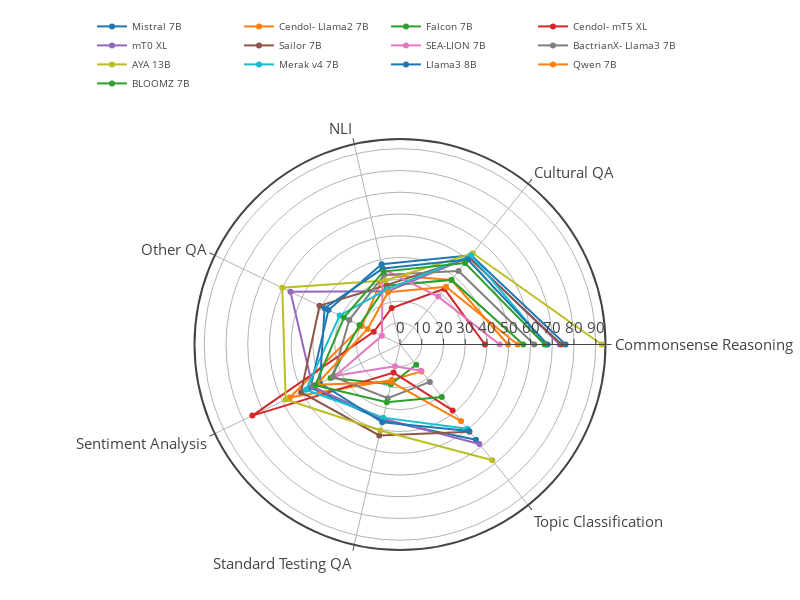

This figure's notebook cell:
### Markdown cell above
#### Per task

### Code cell
import plotly.express as px

fig = go.Figure()

for i, model in enumerate(df["model"].unique()):
    pdf = df[(df['prompt_lang'] == 'eng') & (df['model'] == model)].groupby(['prompt_lang', 'task'])[['accuracy','macro_f1_score','weighted_f1_score']].mean().reset_index()
    fig.add_trace(go.Scatterpolar(
          r=pdf['weighted_f1_score'],
          theta=pdf["task"].unique(),
          fill='none',
          # line=dict(color=px.colors.sequential.Viridis[i]),
          name=model_to_display_name[model],
    ))

# fig.update_layout(
#     template='plotly_white',
# )

fig.update_layout(
    template='none',
    width=800,
    height=600,
    margin=dict(l=50, r=50, t=50, b=50),
    font_size = 15,
    showlegend = True,
    polar = dict(
      angularaxis = dict(
        linewidth = 2,
        showline=True,
        linecolor='light gray'
      ),
      radialaxis = dict(
        side = "counterclockwise",
        showline = True,
        linewidth = 1,
        gridcolor = "light gray",
        gridwidth = 1,
      ),
    ),
    legend=dict(
        orientation="h",
        yanchor="bottom",
        y=1.1,
        xanchor="right",
        x=0.9,
        font_size=10,
    )
)

fig.write_image('../figures/nlu/weighted_f1_score_per_task.pdf')
fig.show()

### Figure 1 — Plotly figure (JSON) as saved in the notebook; plotly's stock layout.template omitted (floating-point values rounded to 4 significant figures)
{"data": [{"fill": "none", "name": "Mistral 7B", "r": [76.13, 52.49, 37.88, 36.52, 45.67, 35.77, 55.97], "theta": ["Commonsense Reasoning", "Cultural QA", "NLI", "Other QA", "Sentiment Analysis", "Standard Testing QA", "Topic Classification"], "type": "scatterpolar"}, {"fill": "none", "name": "Cendol-\nLlama2 7B", "r": [49.65, 37.91, 32.99, 19.5, 56.21, 16.74, 15.82], "theta": ["Commonsense Reasoning", "Cultural QA", "NLI", "Other QA", "Sentiment Analysis", "Standard Testing QA", "Topic Classification"], "type": "scatterpolar"}, {"fill": "none", "name": "Falcon 7B", "r": [56.67, 37.99, 27.75, 20.65, 35.45, 18.78, 11.92], "theta": ["Commonsense Reasoning", "Cultural QA", "NLI", "Other QA", "Sentiment Analysis", "Standard Testing QA", "Topic Classification"], "type": "scatterpolar"}, {"fill": "none", "name": "Cendol-\nmT5 XL", "r": [39.04, 32.74, 17.19, 13.41, 75.34, 13.25, 38.78], "theta": ["Commonsense Reasoning", "Cultural QA", "NLI", "Other QA", "Sentiment Analysis", "Standard Testing QA", "Topic Classification"], "type": "scatterpolar"}, {"fill": "none", "name": "mT0 XL", "r": [73.5, 51.37, 25.06, 55.9, 44.61, 34.98, 58.52], "theta": ["Commonsense Reasoning", "Cultural QA", "NLI", "Other QA", "Sentiment Analysis", "Standard Testing QA", "Topic Classification"], "type": "scatterpolar"}, {"fill": "none", "name": "Sailor 7B", "r": [74.28, 50.97, 27.98, 41.08, 50.48, 42.88, 51.26], "theta": ["Commonsense Reasoning", "Cultural QA", "NLI", "Other QA", "Sentiment Analysis", "Standard Testing QA", "Topic Classification"], "type": "scatterpolar"}, {"fill": "none", "name": "SEA-LION\n7B", "r": [45.84, 28.17, 35.7, 9.23, 33.01, 10.21, 15.43], "theta": ["Commonsense Reasoning", "Cultural QA", "NLI", "Other QA", "Sentiment Analysis", "Standard Testing QA", "Topic Classification"], "type": "scatterpolar"}, {"fill": "none", "name": "BactrianX-\nLlama3 7B", "r": [61.72, 43.23, 32.84, 25.9, 34.18, 25.35, 21.98], "theta": ["Commonsense Reasoning", "Cultural QA", "NLI", "Other QA", "Sentiment Analysis", "Standard Testing QA", "Topic Classification"], "type": "scatterpolar"}, {"fill": "none", "name": "AYA 13B", "r": [92.75, 53.65, 30.21, 60.09, 58.33, 40.53, 68.08], "theta": ["Commonsense Reasoning", "Cultural QA", "NLI", "Other QA", "Sentiment Analysis", "Standard Testing QA", "Topic Classification"], "type": "scatterpolar"}, {"fill": "none", "name": "Merak v4 7B", "r": [67.25, 52.35, 26.13, 30.77, 48.01, 34.49, 49.6], "theta": ["Commonsense Reasoning", "Cultural QA", "NLI", "Other QA", "Sentiment Analysis", "Standard Testing QA", "Topic Classification"], "type": "scatterpolar"}, {"fill": "none", "name": "Llama3 8B", "r": [67.85, 50.02, 35.8, 38.49, 40.86, 36.65, 50.92], "theta": ["Commonsense Reasoning", "Cultural QA", "NLI", "Other QA", "Sentiment Analysis", "Standard Testing QA", "Topic Classification"], "type": "scatterpolar"}, {"fill": "none", "name": "Qwen 7B", "r": [54.1, 33.93, 24.62, 16.51, 42.66, 17.72, 45.03], "theta": ["Commonsense Reasoning", "Cultural QA", "NLI", "Other QA", "Sentiment Analysis", "Standard Testing QA", "Topic Classification"], "type": "scatterpolar"}, {"fill": "none", "name": "BLOOMZ 7B", "r": [66.5, 47.92, 34.38, 28.6, 43.23, 27.19, 30.84], "theta": ["Commonsense Reasoning", "Cultural QA", "NLI", "Other QA", "Sentiment Analysis", "Standard Testing QA", "Topic Classification"], "type": "scatterpolar"}], "layout": {"font": {"size": 15}, "height": 600, "legend": {"font": {"size": 10}, "orientation": "h", "x": 0.9, "xanchor": "right", "y": 1.1, "yanchor": "bottom"}, "margin": {"b": 50, "l": 50, "r": 50, "t": 50}, "polar": {"angularaxis": {"linecolor": "light gray", "linewidth": 2, "showline": true, "type": "category"}, "radialaxis": {"autorange": true, "gridcolor": "light gray", "gridwidth": 1, "linewidth": 1, "range": [0, 94.48], "showline": true, "side": "counterclockwise", "type": "linear"}}, "showlegend": true, "width": 800}}
